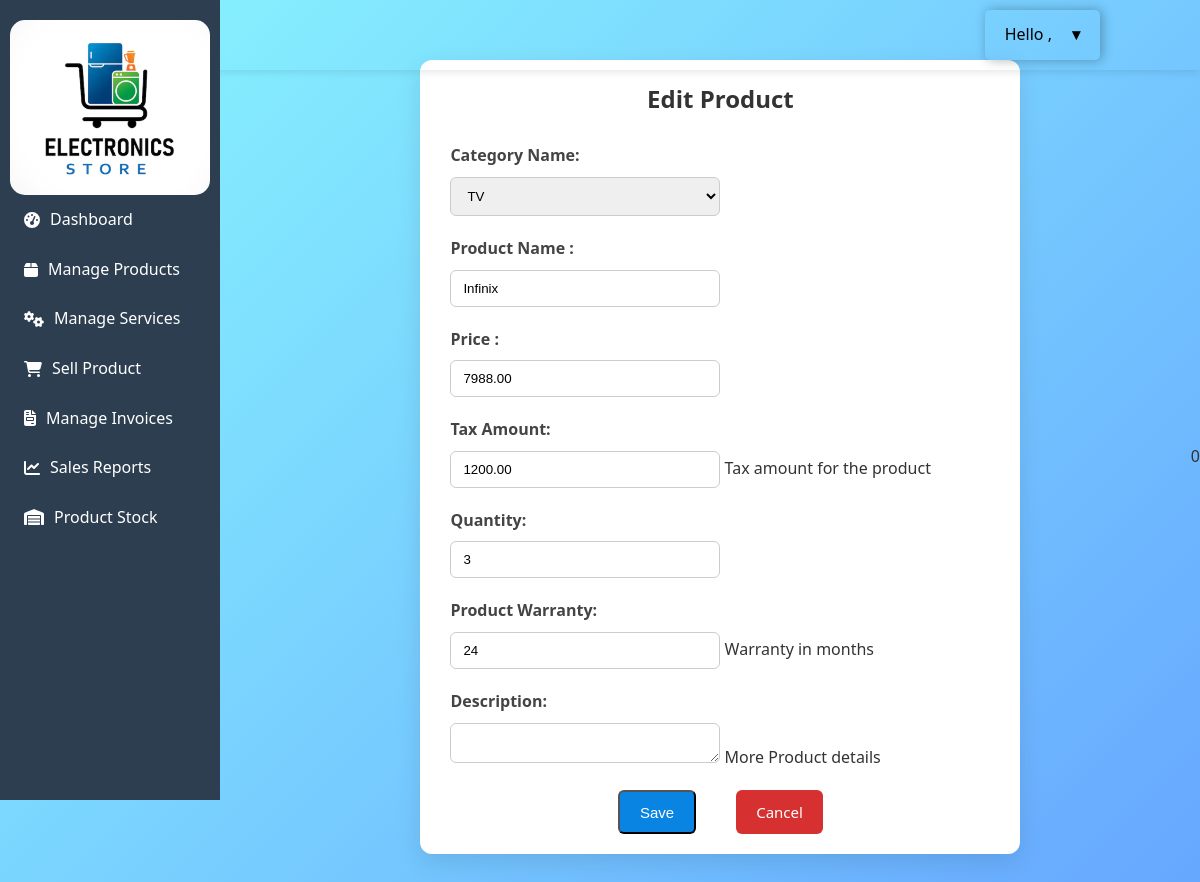
/products/edit/4/, run on the app's committed database.
### core/models.py (models this page shows, shortened)
class Product(models.Model):
    shop_owner = models.ForeignKey(
        ShopOwner,
        on_delete=models.CASCADE,
        null=True,
        blank=True
    )
    category = models.ForeignKey(Category, on_delete=models.CASCADE, related_name='products')
    p_id = models.AutoField(primary_key=True)
    p_name = models.CharField(max_length=100)
    price = models.DecimalField(max_digits=10, decimal_places=2)
    tax_amount = models.DecimalField(max_digits=10, decimal_places=2, default=0.00, help_text="Tax amount for the product")
    warranty = models.IntegerField(help_text="Warranty in months")
    description = models.TextField(blank=True, null=True, help_text="More Product details")
    quantity = models.PositiveIntegerField(default=1)
    stock = models.IntegerField(
        default=0,
        validators=[MinValueValidator(0)],
        help_text="Number of units in stock. Must be zero or positive."
    )

### core/views.py (the view)
# urls.py: path('products/edit/<int:pk>/', views.update_product , name='product_update'),
def update_product(request, pk):
    product = get_object_or_404(Product, pk=pk)
    form = ProductForm(request.POST or None, instance=product)
    if request.method == 'POST':
        if form.is_valid():
            form.save()
            messages.success(request,"Updated successfully")
            return redirect('manage_prod')
    return render(request,'core/owner/update_product.html',{'form':form,'title':'Edit Product'})

### core/forms.py
class ProductForm(forms.ModelForm):
    class Meta:
        model = Product
        fields =["category","p_id","p_name","price","tax_amount","quantity","warranty","description"]
        labels = {
            'category': 'Category Name',
            'p_name': 'Product Name ',
            'price': 'Price ',
            'tax_amount': 'Tax Amount',
            'quantity' : 'Quantity',
            'warranty': 'Product Warranty',
            'description': 'Description',
        }

### core/models.py (called while the page is built)
    def __str__(self):
        return self.ct_name  # corrected capitalization

### core/views.py (called while the page is built)
def shopowner_context(request):
    owner = None
    if request.session.get('shopowner_id'):
        owner = ShopOwner.objects.filter(
            sw_id=request.session['shopowner_id']
        ).first()
    return {
        'shopowner': owner
    }

### core/templates/core/owner/update_product.html
{% extends "core/base.html" %} {% load static %} {% block content %}
<link rel="stylesheet" href="{% static 'core/css/update.css' %}" />
<link rel="stylesheet" href="{% static 'core/css/dashboard.css' %}" />
<div class="add-product-form">
  <div class="row justify-content-center">
    <div class="col-md-6">
      <h2 class="mb-4 text-center">{{ title|default:"Update Product" }}</h2>
      <form method="post">
        {% csrf_token %} {{ form.as_p }}
        <div class="button-row">
          <button type="submit" class="btn save-btn">Save</button>
          <a class="btn cancel-btn" href="{% url 'manage_prod' %}">Cancel</a>
        </div>
      </form>
    </div>
  </div>
</div>
{% endblock %}

### core/static/core/css/style.css (style rules this page uses)
* { margin: 0; padding: 0; box-sizing: border-box; }
body { font-family: 'Segoe UI', Tahoma, Geneva, Verdana, sans-serif; background-color: #f5f7fa; color: #333; line-height: 1.6; }

### core/static/core/css/login.css (style rules this page uses)
body { font-family: "Segoe UI", Tahoma, Geneva, Verdana, sans-serif; background: linear-gradient(135deg, #89f7fe 0%, #66a6ff 100%); min-height: 100vh; margin: 0; display: flex; align-items: center; justify-content: center; }

### core/static/core/css/base.css (style rules this page uses)
body { display: flex; margin: 0; font-family: Arial, sans-serif; }

### core/static/core/css/update.css (style rules this page uses)
.add-product-form { max-width: 600px; max-height: 900px; margin: 30px auto; padding: 20px 30px; background-color: #fff; border-radius: 12px; box-shadow: 0 8px 25px rgba(0, 0, 0, 0.1); font-family: "Segoe UI", Tahoma, Geneva, Verdana, sans-serif; transition: transform 0.3s ease; overflow: visible; }
h2 { font-size: 24px; font-weight: bold; margin-bottom: 25px; text-align: center; color: #f2e9e9; }
.add-product-form h2 { font-size: 24px; font-weight: bold; margin-bottom: 25px; text-align: center; color: #333; }
form p { margin-bottom: 20px; }
form label { display: block; margin-bottom: 8px; font-weight: 600; color: #444; }
form input[type="text"], form input[type="number"], form input[type="email"], form input[type="password"], form input[type="date"], form textarea, form select { width: 50%; padding: 10px 12px; border: 1px solid #ccc; border-radius: 6px; transition: border-color 0.3s ease; }
form textarea { height: 40px; resize: vertical; }
.btn { padding: 10px 20px; font-size: 15px; border-radius: 6px; text-decoration: none; transition: background 0.3s ease; justify-content: center; gap: 10px; }
.button-row { display: flex; justify-content: center; gap:30px; margin-top: 25px; }
.save-btn { background: #0984e3; color: white; border-radius: 6px; padding: 10px 20px; transition: 0.3s; }
.cancel-btn { background: #d63031; color: white; border-radius: 6px; padding: 10px 20px; margin-left: 10px; transition: 0.3s; }
.button-row { margin-top: 20px; display: flex; justify-content: center; }

### core/static/core/css/dashboard.css (style rules this page uses)
* { margin: 0; padding: 0; box-sizing: border-box; }
body { font-family: "Segoe UI", Tahoma, Geneva, Verdana, sans-serif; background: linear-gradient(135deg, #89f7fe 0%, #66a6ff 100%); display: flex; min-height: 100vh; }

### data on the page
Product: category "TV", p_name "Infinix", price "7988.00", tax_amount "1200.00", quantity "3", warranty "24"

### other printed values
{{ title|default:"Update Product" }} "Edit Product"
